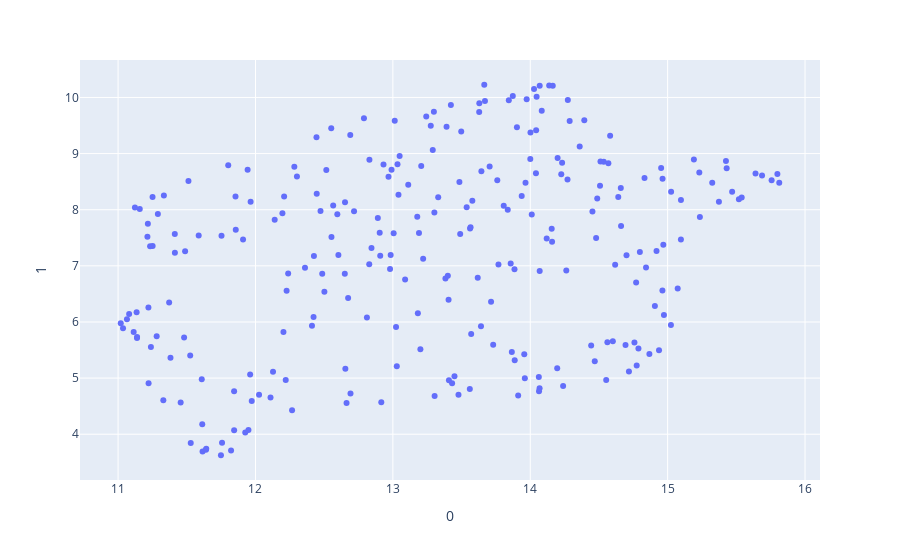

Notebook code cell kept with this figure:
### Code cell
import plotly.express as px


fig = px.scatter(
    embedding, x=0, y=1,
)
fig.show()

### Figure 1 — Plotly figure (JSON) as saved in the notebook; plotly's stock layout.template omitted (floating-point values rounded to 4 significant figures; data arrays with more than 128 entries replaced by an {"elided": "..."} marker saying what was removed)
{"data": [{"hovertemplate": "0=%{x}<br>1=%{y}<extra></extra>", "legendgroup": "", "marker": {"color": "#636efa", "symbol": "circle"}, "mode": "markers", "name": "", "orientation": "v", "showlegend": false, "type": "scatter", "x": {"elided": "256 float values"}, "xaxis": "x", "y": {"elided": "256 float values"}, "yaxis": "y"}], "layout": {"legend": {"tracegroupgap": 0}, "margin": {"t": 60}, "xaxis": {"anchor": "y", "domain": [0, 1], "title": {"text": "0"}}, "yaxis": {"anchor": "x", "domain": [0, 1], "title": {"text": "1"}}}}
